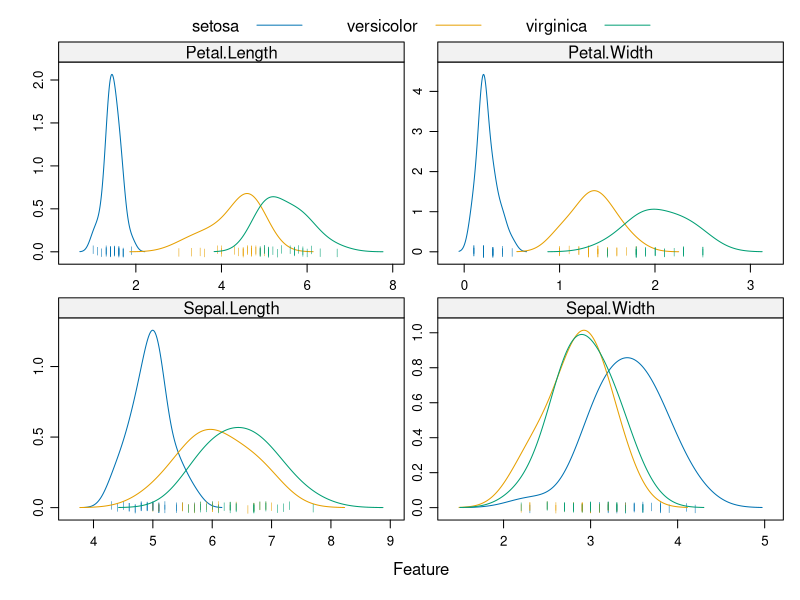
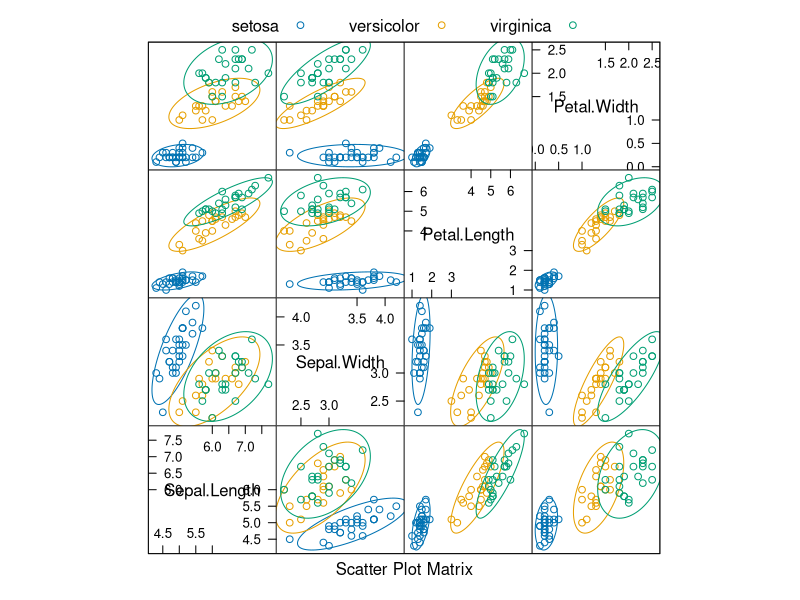
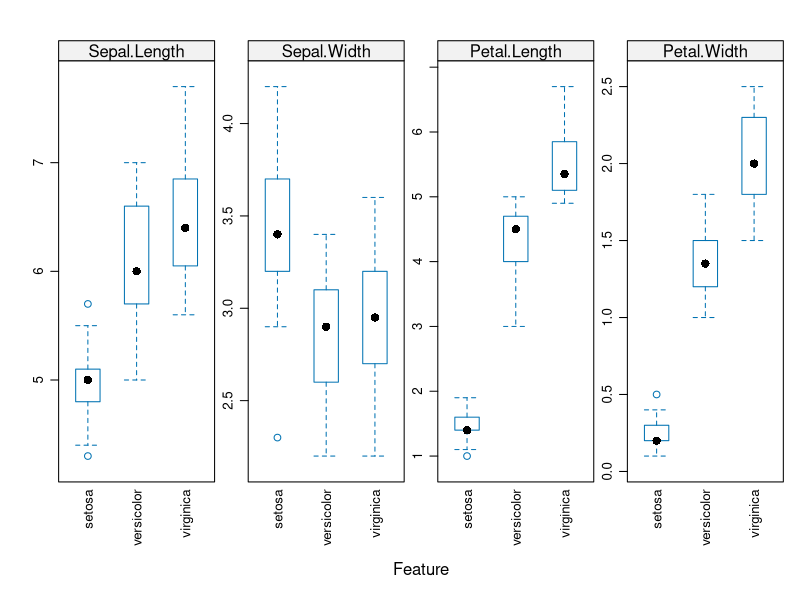
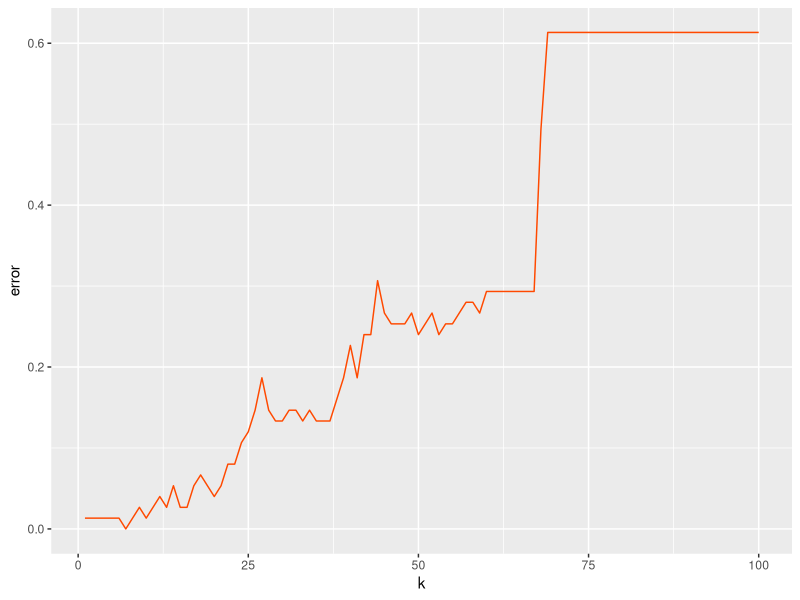

Recreate these plots in R, in order.
## ---- chunk 1
# Need the knitr package to set chunk options
library(knitr)
# Set knitr options for knitting code into the report:
# - Don't print out code (echo)
# - Save results so that code blocks aren't re-run unless code changes (cache),
# _or_ a relevant earlier code block changed (autodep), but don't re-run if the
# only thing that changed was the comments (cache.comments)
# - Don't clutter R output with messages or warnings (message, warning)
  # This _will_ leave error messages showing up in the knitted report
opts_chunk$set(message=FALSE, warning=FALSE, fig.align='center',fig.width=8,
               fig.height=4,cache=TRUE,autodep=TRUE, global.par=TRUE)
par(las=1, bty='n', pch=19, ann=FALSE)

library(tidyverse)
library(gridExtra)
library(MASS)
library(e1071)
library(ggplot2)
library(ellipse)

#theme_set(theme_minimal(base_family="Times"))
green = '#00AF64'
blue = '#0B61A4'
red = '#FF4900'
orange = '#FF9200'

set.seed(111)
## ---- chunk 2
set.seed(430)
iris_obs = nrow(iris)
iris_idx = sample(iris_obs, size = trunc(0.50 * iris_obs))
# iris_index = sample(iris_obs, size = trunc(0.10 * iris_obs))
iris_trn = iris[iris_idx, ]
iris_tst = iris[-iris_idx, ]
## ---- chunk 3
caret::featurePlot(x = iris_trn[, c("Sepal.Length", "Sepal.Width", 
                                    "Petal.Length", "Petal.Width")], 
                   y = iris_trn$Species,
                   plot = "density", 
                   scales = list(x = list(relation = "free"), 
                                 y = list(relation = "free")), 
                   adjust = 1.5, 
                   pch = "|", 
                   layout = c(2, 2), 
                   auto.key = list(columns = 3))

## ---- chunk 4

caret::featurePlot(x = iris_trn[, 1:4], 
            y = iris_trn$Species, 
            plot = "ellipse",
            ## Add a key at the top
            auto.key = list(columns = 3))

## ---- chunk 5
caret::featurePlot(x = iris_trn[, c("Sepal.Length", "Sepal.Width", 
                                    "Petal.Length", "Petal.Width")], 
                   y = iris_trn$Species,
                   plot = "box",
                   scales = list(y = list(relation = "free"),
                                 x = list(rot = 90)),
                   layout = c(4, 1))
## ---- chunk 6
library(MASS)
iris_lda = lda(Species ~ ., data = iris_trn)
iris_lda
## ---- chunk 7
is.list(predict(iris_lda, iris_trn))
names(predict(iris_lda, iris_trn))
head(predict(iris_lda, iris_trn)$class, n = 10)
head(predict(iris_lda, iris_trn)$posterior, n = 10)
## ---- chunk 8
iris_lda_trn_pred = predict(iris_lda, iris_trn)$class
iris_lda_tst_pred = predict(iris_lda, iris_tst)$class
## ---- chunk 9
calc_class_err = function(actual, predicted) {
  mean(actual != predicted)
}
## ---- chunk 10
calc_class_err(predicted = iris_lda_trn_pred, actual = iris_trn$Species)
calc_class_err(predicted = iris_lda_tst_pred, actual = iris_tst$Species)
## ---- chunk 11
table(predicted = iris_lda_tst_pred, actual = iris_tst$Species)
## ---- chunk 12
iris_qda = qda(Species ~ ., data = iris_trn)
iris_qda
## ---- chunk 13
iris_qda_trn_pred = predict(iris_qda, iris_trn)$class
iris_qda_tst_pred = predict(iris_qda, iris_tst)$class
## ---- chunk 14
calc_class_err(predicted = iris_qda_trn_pred, actual = iris_trn$Species)
calc_class_err(predicted = iris_qda_tst_pred, actual = iris_tst$Species)
## ---- chunk 15
table(predicted = iris_qda_tst_pred, actual = iris_tst$Species)
## ---- chunk 16
library(nnet)

iris_log=multinom(Species~., data=iris_trn)
summary(iris_log)
## ---- chunk 17
iris_log_trn_pred = predict(iris_log, iris_trn, "class")
iris_log_tst_pred = predict(iris_log, iris_tst, "class")
## ---- chunk 18
calc_class_err(predicted = iris_log_trn_pred, actual = iris_trn$Species)
calc_class_err(predicted = iris_log_tst_pred, actual = iris_tst$Species)
## ---- chunk 19
table(predicted = iris_log_tst_pred, actual = iris_tst$Species)
## ---- chunk 20
library(class)

kmax = 100
err = double(kmax)
for(ii in 1:kmax){
  pk = knn.cv(iris_trn[,-5],iris_trn$Species, k=ii) # does leave one out CV
  err[ii] = mean(pk != iris_trn$Species)
}
ggplot(data.frame(k=1:kmax,error=err), aes(k,error))  +
  geom_line(color=red)

best.k <- max(which(err == min(err)))

best.k
## ---- chunk 21
iris_knn_trn_pred = knn(iris_trn[,-5], iris_trn[,-5], iris_trn$Species, k = best.k)
iris_knn_tst_pred = knn(iris_trn[,-5], iris_tst[,-5], iris_trn$Species, k = best.k)
## ---- chunk 22
calc_class_err(predicted = iris_knn_trn_pred, actual = iris_trn$Species)
calc_class_err(predicted = iris_knn_tst_pred, actual = iris_tst$Species)
